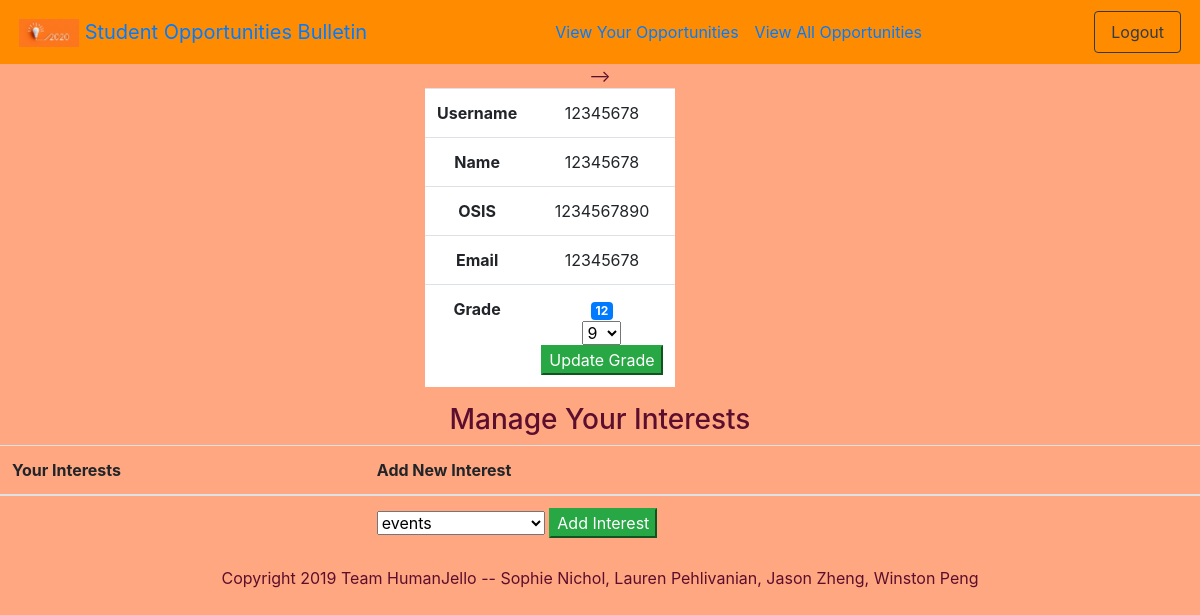
/stuAcc (signed in), run on an earlier commit of the app's database.
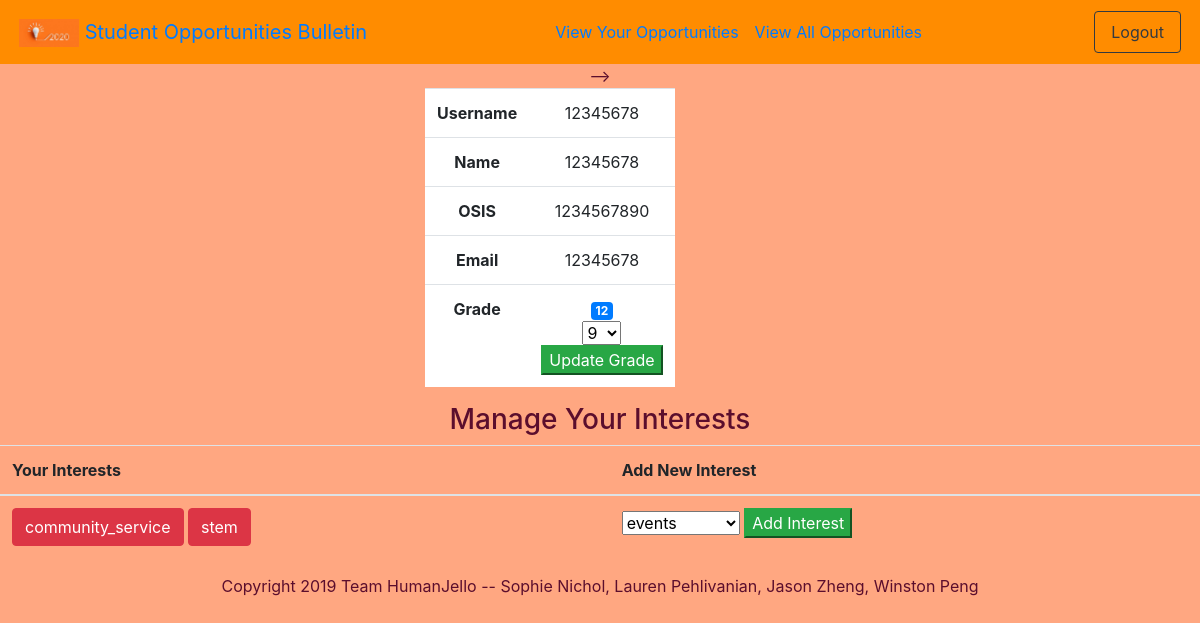
And on a later commit of the database.
### tables this page shows
CREATE TABLE users (
                userid INTEGER PRIMARY KEY AUTOINCREMENT,
                username TEXT UNIQUE NOT NULL,
                hashpassword TEXT NOT NULL,
                displayname TEXT,
                osis INTEGER,
                email TEXT,
                grade TEXT,
                events BOOLEAN,
                academic BOOLEAN,
                business BOOLEAN,
                community_service BOOLEAN,
                leadership BOOLEAN,
                museums BOOLEAN,
                nature BOOLEAN,
                stem BOOLEAN,
                humanities BOOLEAN,
                scholarships BOOLEAN,
                admin BOOLEAN,
                saved TEXT
                );

### app.py (the view)
@app.route("/stuAcc")
def stuAcc():
    if checkAuth() and not isAdmin():
        user_ints = dbfunctions.getStudentInts(c, session['username'])
        user_info = dbfunctions.getStuInfo(c, session['username'])
        return render_template('stu_info.html', username=session['username'], interests=user_ints, ordered_ints=ORDERED_INTS, info = user_info)
    return redirect(url_for('root'))

### app.py (called while the page is built)
def checkAuth(): #checks if the user is logged in
    if "username" in session:
        return True
    else:
        return False

def isAdmin():
    return session['admin']

### utl/dbfunctions.py (called while the page is built)
def getStuInfo(c, user):
    c.execute("SELECT username, displayname, osis, email, grade FROM users WHERE username = ?;", (user, ))
    return c.fetchone()

def getStudentInts(c, username):
    c.execute("SELECT events,academic,business,community_service,leadership,museums,nature,stem,humanities, scholarships FROM users WHERE username = ?;", (username, ))
    return c.fetchone()

### templates/stu_info.html (shortened to what this page needs)
{% extends "base.html" %}
{% block body %}
<div class="container">
  <div class="row">
    <div class="col-sm-2"></div>
    <div class="col-sm-2"></div>
    <div class="col-sm-2">
      <table class="table" style="background-color:white" style="width: auto;">
        <tr>
          <th>Username</th>
          <td>{{info[0]}}</td>
        </tr>
        <tr>
          <th>Name</th>
          <td>{{info[1]}}</td>
        </tr>
        <tr>
          <th>OSIS</th>
          <td>{{info[2]}}</td>
        </tr>
        <tr>
          <th>Email</th>
          <td>{{info[3]}}</td>
        </tr>
        <tr>
          <th>Grade</th>
          <td>
            <span class="badge badge-primary">{{info[4]}}</span>
            <form action="/changeGrade" method="POST">
                <select name="grade" required>
                  {% for gr in range(9,13) %}
                    {% if info[4] != gr %}<option type="number" value="{{gr}}"> {{gr}}</option>{% endif %}
                  {% endfor %}
                </select>
                <input type="submit" name="add-int-button" class="btn-success" value="Update Grade">
            </form>
          </td>
        </tr>
      </table>
    </div>
  </div>
</div>
<center>
  <h3>Manage Your Interests</h3>
  <table class="table">
    <thead>
      <tr>
        <th scope="col">Your Interests</th>
        <th scope="col">Add New Interest</th>
      </tr>
    </thead>
    <tbody>
    <tr>
      <td>
        {% for i in range(interests|length)  %}
            {% if interests[i] %}
            <a href="/delInt/{{ordered_ints[i]}}" class="btn btn-danger"> {{ordered_ints[i]}}</a>
            {% endif %}
        {% endfor %}
      </td>
      <td>
        <form action="/addIntAuth" method="POST">
            <select name="ints" required>
              {% for i in range(interests|length) %}
                {% if not interests[i] %}<option value="{{ordered_ints[i]}}"> {{ordered_ints[i]}}</option>{% endif %}
              {% endfor %}
            </select>
            <input type="submit" name="add-int-button" class="btn-success" value="Add Interest">
        </form>
      </td>
      </tr>
    </tbody>
  </table>
</center>
{% endblock %}

### templates/base.html (shortened to what this page needs)
<!DOCTYPE html>
<html>
  <head>
    <link rel="stylesheet" href="https://stackpath.bootstrapcdn.com/bootstrap/4.3.1/css/bootstrap.min.css">
  </head>
  <body style = "background-color: #FFA781; color: #5B0E2D; text-align:center;">
    {% block navbar_stu %}
    <div style="background-color:#ff8c00; padding:3px;">
      <nav class="navbar navbar-expand-lg flex-column flex-md-row justify-content-between navbar-fixed-top">
        <div class="navbar-header">
          <a class="navbar-brand" href="/">
            <img src="{{url_for('static', filename = 'home_Image.jpg')}}" width="60">
            Student Opportunities Bulletin
          </a>
        </div>
        <div>
          <ul class="navbar-nav flex-row bd-navbar-nav">
            <li class="nav-item">
              <a class="nav-link" href="/myOps"> View Your Opportunities </a>
            </li>
            <li class="nav-item">
              <a class="nav-link" href="/allOps"> View All Opportunities </a>
            </li>
          </ul>
        </div>
        <a class="nav-link btn btn-outline-dark" href="/logout">Logout</a>
      </nav>
    </div> -->
    {% endblock %}
    {% block body %} {% endblock %}
  </body>
    {% block footer %}
    <footer class="footer">
        <div class="container">
            Copyright 2019 Team HumanJello -- Sophie Nichol, Lauren Pehlivanian, Jason Zheng, Winston Peng
        </div>
    </footer>
    {% endblock %}
</html>

What changed in the data, as far as the page shows it:
changed users: community_service empty → True (drawn); stem empty → True (drawn)
Also different on the page:
new list line: "community_service"
new list line: "stem"
